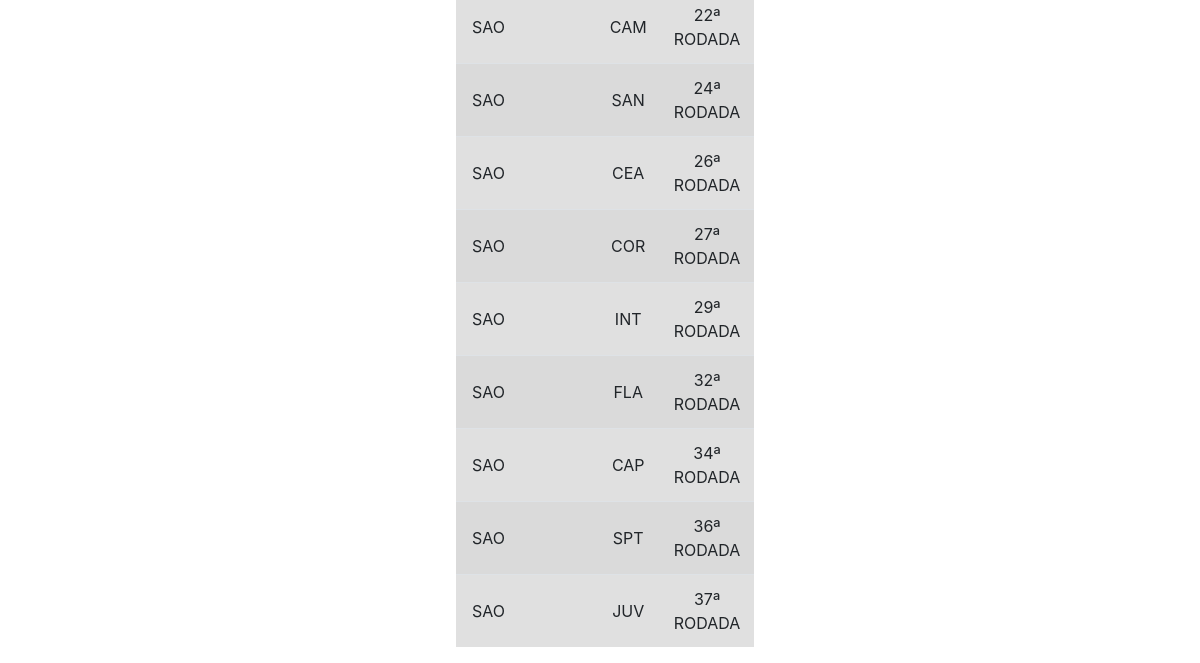
The page /estatisticas/SAO (lower part) on the database as committed earlier.
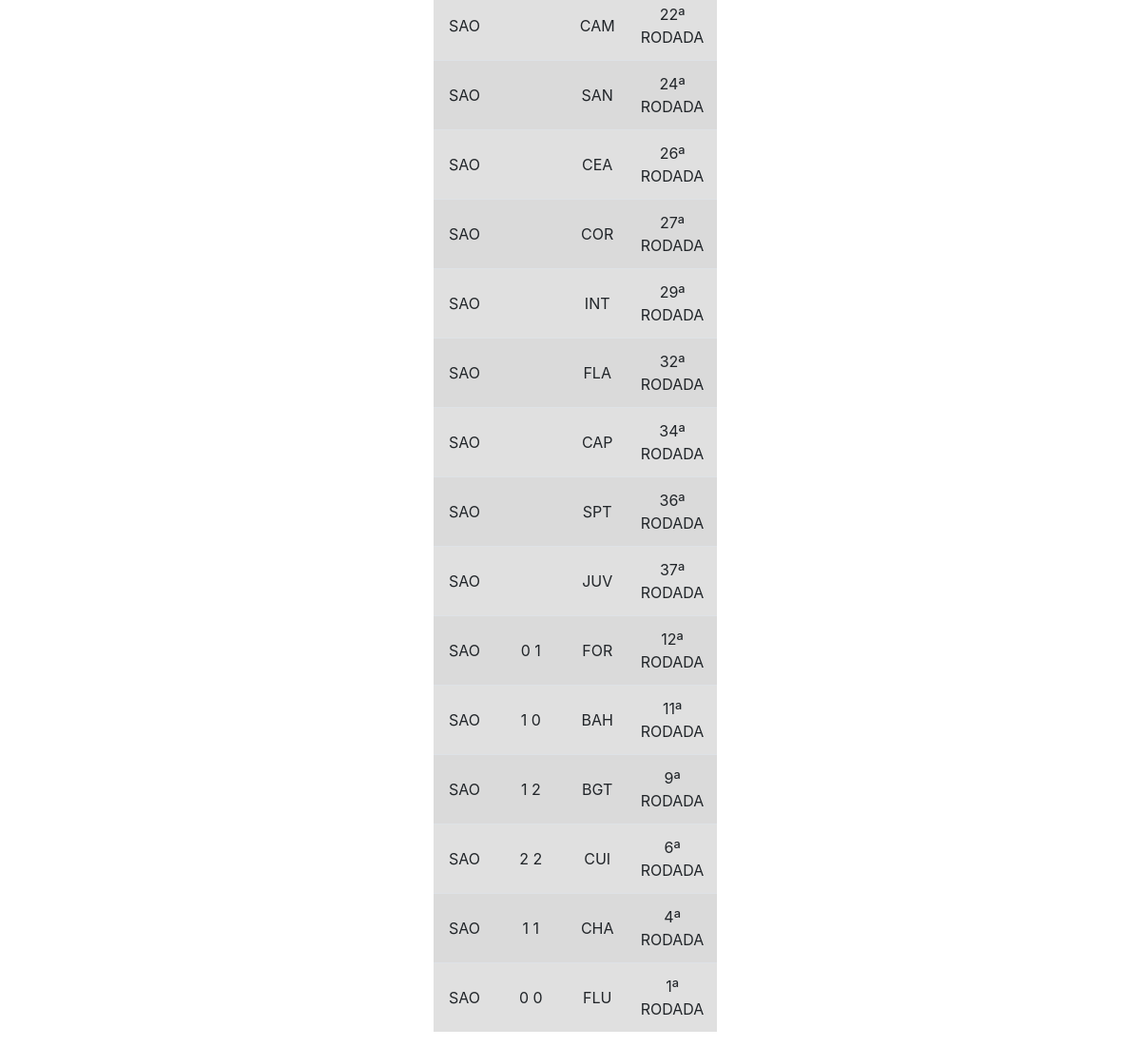
The same page on the database as committed later.
### app/models.py (models this page shows)
class jogos(models.Model):
    timeA  = models.CharField('timeA',max_length=10)
    timeB = models.CharField('timeB',max_length=10)
    placar = models.CharField('placar',max_length=10)
    rodada = models.CharField('rodada',max_length=20)
    Serie = models.CharField('serie',max_length=5)

### app/views.py (the view)
# urls.py: path('estatisticas/<str:sigla>',estatisticas,name="estatisticas"),
def estatisticas(request,sigla):
    timea = jogos.objects.filter(timeA = sigla).exclude(timeB = sigla).order_by()
    context = {
        'timea':timea,
    }
    return render(request,'estatisticas.html',context)

### app/templates/estatisticas.html (shortened to what this page needs)
<!DOCTYPE html>
{% load static %}
<html lang="pt-br">
<head>
    <link rel="stylesheet" href="https://maxcdn.bootstrapcdn.com/bootstrap/4.0.0/css/bootstrap.min.css">
    <link href="{% static 'css/style.css' %}" rel="stylesheet">
</head>
<body>
    <div id="table-center">
        <table class="table table-striped">
            <tbody>
                {% for time in timea%}
                <tr class="table-active">
                  <td>{{time.timeA }}</td>
                  <td>{{time.placar }}</td>
                  <td>{{time.timeB }}</td>
                  <td>{{time.rodada}}</td>
                </tr>
              {% endfor%}
            </tbody>
          </table>
    </div>
</body>
</html>

Rows that differ between the two databases and show on the page:
added jogos: timeA "SAO", placar "0 1", timeB "FOR", rodada "12ª RODADA"
added jogos: timeA "SAO", placar "1 0", timeB "BAH", rodada "11ª RODADA"
added jogos: timeA "SAO", placar "1 2", timeB "BGT", rodada "9ª RODADA"
added jogos: timeA "SAO", placar "2 2", timeB "CUI", rodada "6ª RODADA"
added jogos: timeA "SAO", placar "1 1", timeB "CHA", rodada "4ª RODADA"
added jogos: timeA "SAO", placar "0 0", timeB "FLU", rodada "1ª RODADA"
